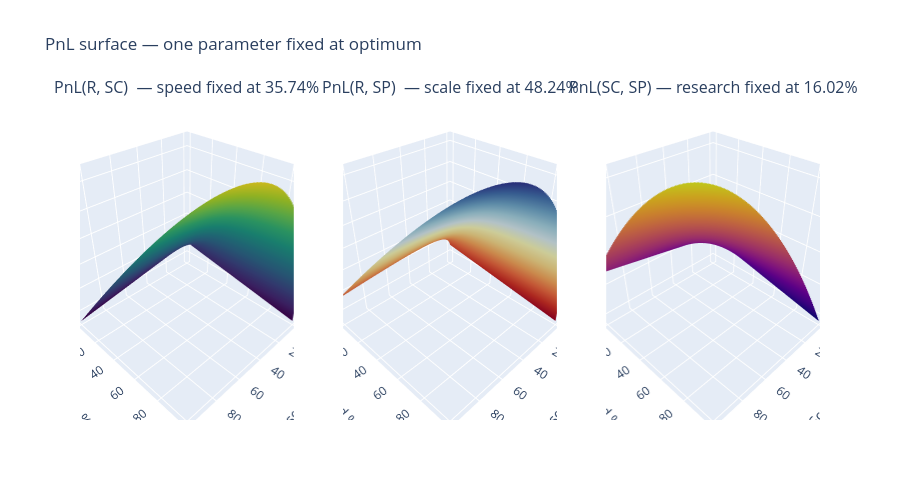

The notebook cell this image was saved under:
### Code cell
r_opt, sc_opt, sp_opt = 16.02, 48.24, 35.74
grid = np.linspace(0, 100, 200)

fig = make_subplots(
    rows=1, cols=3,
    specs=[[{"type":"surface"}, {"type":"surface"}, {"type":"surface"}]],
    subplot_titles=[
        f"PnL(R, SC)  — speed fixed at {sp_opt}%",
        f"PnL(R, SP)  — scale fixed at {sc_opt}%",
        f"PnL(SC, SP) — research fixed at {r_opt}%",
    ]
)

# panel 1: sweep R and SC, fix speed
R, SC = np.meshgrid(grid, grid)
mask = R + SC <= 100
Z1 = np.where(mask, PnL(R, SC, sp_opt), np.nan)

fig.add_trace(go.Surface(x=grid, y=grid, z=Z1,
    colorscale="Viridis", showscale=False, name="R vs SC"), row=1, col=1)

# panel 2: sweep R and SP, fix scale
R, SP = np.meshgrid(grid, grid)
mask = R + SP <= 100
Z2 = np.where(mask, PnL(R, sc_opt, SP), np.nan)

fig.add_trace(go.Surface(x=grid, y=grid, z=Z2,
    colorscale="RdYlBu", showscale=False, name="R vs SP"), row=1, col=2)

# panel 3: sweep SC and SP, fix research
SC, SP = np.meshgrid(grid, grid)
mask = SC + SP <= 100
Z3 = np.where(mask, PnL(r_opt, SC, SP), np.nan)

fig.add_trace(go.Surface(x=grid, y=grid, z=Z3,
    colorscale="Plasma", showscale=False, name="SC vs SP"), row=1, col=3)

fig.update_xaxes(title_text="Research %", row=1, col=1)
fig.update_yaxes(title_text="Scale %", row=1, col=1)
fig.update_scenes(xaxis_title="Research %", yaxis_title="Scale %", zaxis_title="PnL", row=1, col=1)

fig.update_scenes(xaxis_title="Research %", yaxis_title="Speed %", zaxis_title="PnL", row=1, col=2)
fig.update_scenes(xaxis_title="Scale %", yaxis_title="Speed %", zaxis_title="PnL", row=1, col=3)

fig.update_layout(title="PnL surface — one parameter fixed at optimum", height=500)
fig.show()

### Figure 1 — Plotly figure (JSON) as saved in the notebook; plotly's stock layout.template omitted (floating-point values rounded to 4 significant figures; data arrays with more than 128 entries replaced by an {"elided": "..."} marker saying what was removed)
{"data": [{"colorscale": [[0, "#440154"], [0.1111, "#482878"], [0.2222, "#3e4989"], [0.3333, "#31688e"], [0.4444, "#26828e"], [0.5556, "#1f9e89"], [0.6667, "#35b779"], [0.7778, "#6ece58"], [0.8889, "#b5de2b"], [1, "#fde725"]], "name": "R vs SC", "scene": "scene", "showscale": false, "type": "surface", "x": {"elided": "200 float values"}, "y": {"elided": "200 float values"}, "z": {"elided": "200x200 float values"}}, {"colorscale": [[0, "rgb(165,0,38)"], [0.1, "rgb(215,48,39)"], [0.2, "rgb(244,109,67)"], [0.3, "rgb(253,174,97)"], [0.4, "rgb(254,224,144)"], [0.5, "rgb(255,255,191)"], [0.6, "rgb(224,243,248)"], [0.7, "rgb(171,217,233)"], [0.8, "rgb(116,173,209)"], [0.9, "rgb(69,117,180)"], [1, "rgb(49,54,149)"]], "name": "R vs SP", "scene": "scene2", "showscale": false, "type": "surface", "x": {"elided": "200 float values"}, "y": {"elided": "200 float values"}, "z": {"elided": "200x200 float values"}}, {"colorscale": [[0, "#0d0887"], [0.1111, "#46039f"], [0.2222, "#7201a8"], [0.3333, "#9c179e"], [0.4444, "#bd3786"], [0.5556, "#d8576b"], [0.6667, "#ed7953"], [0.7778, "#fb9f3a"], [0.8889, "#fdca26"], [1, "#f0f921"]], "name": "SC vs SP", "scene": "scene3", "showscale": false, "type": "surface", "x": {"elided": "200 float values"}, "y": {"elided": "200 float values"}, "z": {"elided": "200x200 float values"}}], "layout": {"annotations": [{"font": {"size": 16}, "showarrow": false, "text": "PnL(R, SC)  — speed fixed at 35.74%", "x": 0.1444, "xanchor": "center", "xref": "paper", "y": 1, "yanchor": "bottom", "yref": "paper"}, {"font": {"size": 16}, "showarrow": false, "text": "PnL(R, SP)  — scale fixed at 48.24%", "x": 0.5, "xanchor": "center", "xref": "paper", "y": 1, "yanchor": "bottom", "yref": "paper"}, {"font": {"size": 16}, "showarrow": false, "text": "PnL(SC, SP) — research fixed at 16.02%", "x": 0.8556, "xanchor": "center", "xref": "paper", "y": 1, "yanchor": "bottom", "yref": "paper"}], "height": 500, "scene": {"domain": {"x": [0, 0.2889], "y": [0, 1]}, "xaxis": {"title": {"text": "Research %"}}, "yaxis": {"title": {"text": "Scale %"}}, "zaxis": {"title": {"text": "PnL"}}}, "scene2": {"domain": {"x": [0.3556, 0.6444], "y": [0, 1]}, "xaxis": {"title": {"text": "Research %"}}, "yaxis": {"title": {"text": "Speed %"}}, "zaxis": {"title": {"text": "PnL"}}}, "scene3": {"domain": {"x": [0.7111, 1], "y": [0, 1]}, "xaxis": {"title": {"text": "Scale %"}}, "yaxis": {"title": {"text": "Speed %"}}, "zaxis": {"title": {"text": "PnL"}}}, "title": {"text": "PnL surface — one parameter fixed at optimum"}}}
